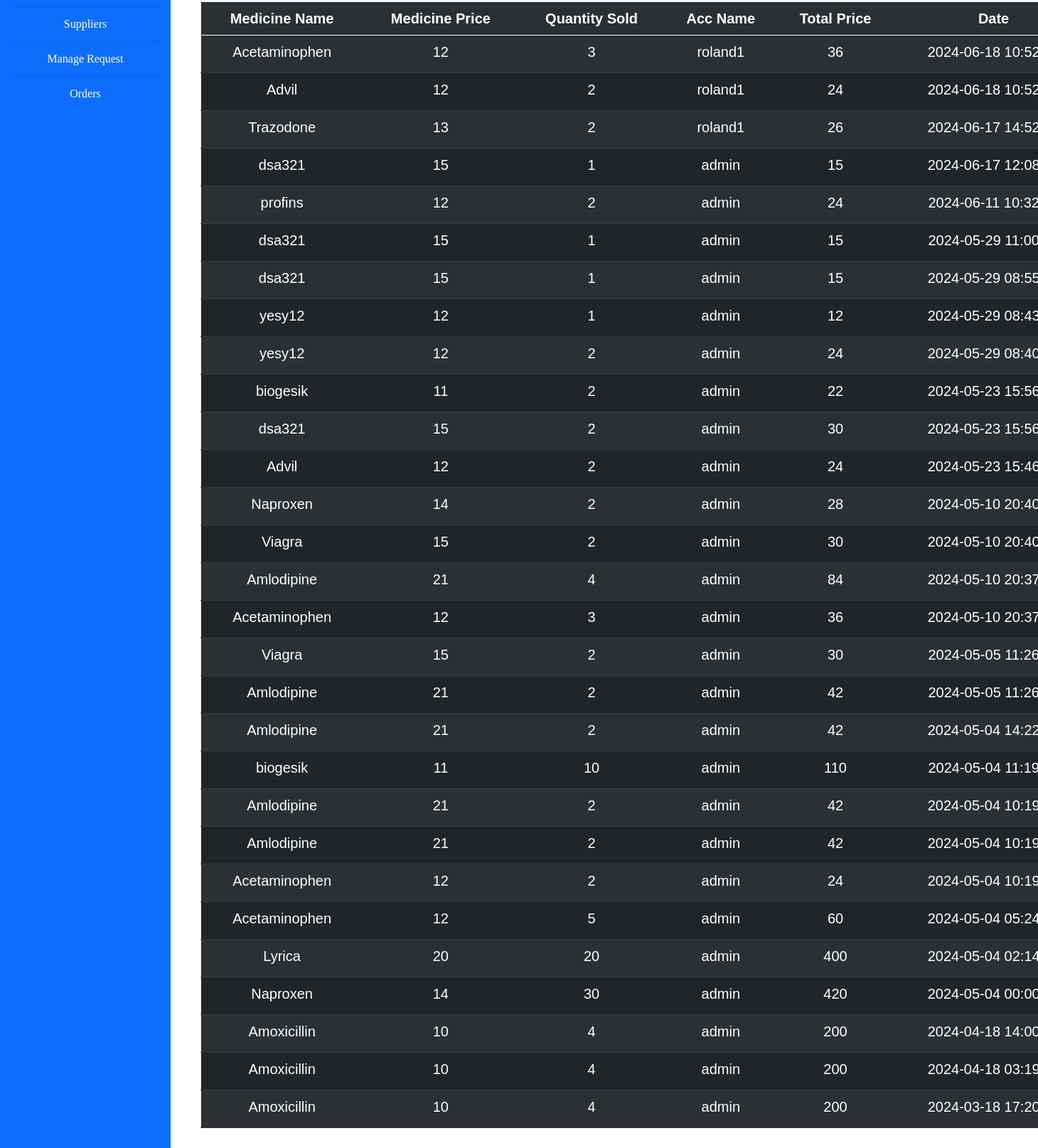
The app's page /php/report.php (signed in, lower part), older data.
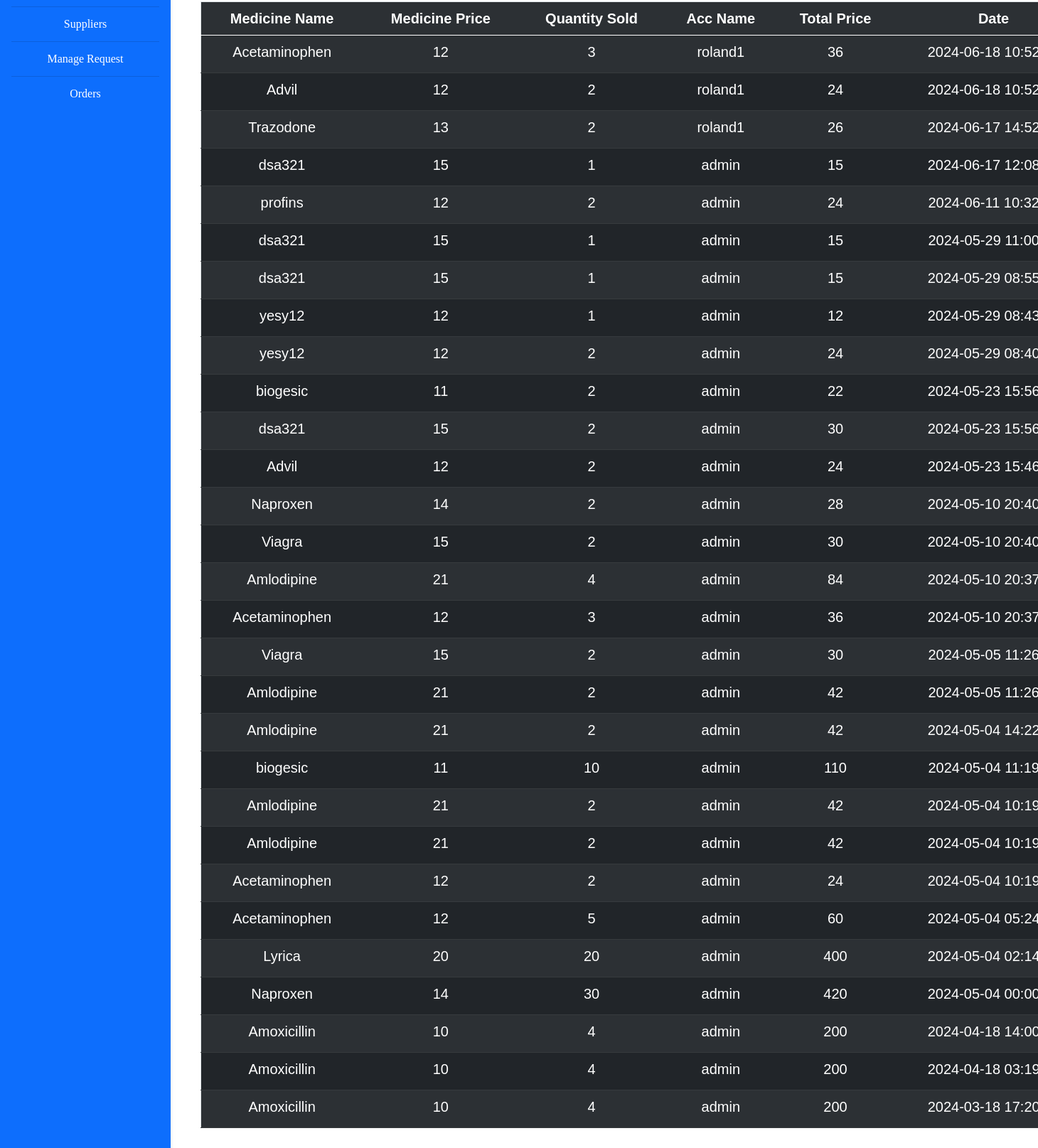
The same page, newer data.
### tables this page shows
CREATE TABLE `transactions` (
  `trans_id` int(10) NOT NULL,
  `Med_Id` int(10) NOT NULL,
  `trans_quan` int(20) NOT NULL,
  `trans_total` int(20) NOT NULL,
  `Acc_Id` int(10) NOT NULL,
  `trans_date` datetime NOT NULL,
  `archive` int(11) NOT NULL
);

CREATE TABLE `med_inventory` (
  `Med_Id` int(11) NOT NULL,
  `Med_name` varchar(50) NOT NULL,
  `category` varchar(255) NOT NULL,
  `type` varchar(50) NOT NULL,
  `Med_price` int(20) NOT NULL,
  `Med_Quantity` int(20) NOT NULL,
  `Med_status` varchar(15) NOT NULL,
  `Med_ExpDate` date NOT NULL,
  `sup_Id` int(10) NOT NULL,
  `archive` int(11) NOT NULL
);

CREATE TABLE `accounts` (
  `Acc_Id` int(11) NOT NULL,
  `Acc_username` varchar(50) NOT NULL,
  `Acc_password` varchar(50) NOT NULL,
  `Acc_email` varchar(50) NOT NULL,
  `Acc_date` date NOT NULL,
  `Acc_time` time NOT NULL,
  `Acc_status` varchar(50) NOT NULL
);

### php/report.php (the view, shortened to what this page needs)
<?php
$conn = new mysqli("localhost", "root", "", "medicine_inventory");
?>
<!DOCTYPE html>
<html lang="en">
<head>
   <link rel="stylesheet" type="text/css" href="..//css/mainTable.css?v=1"/>
   <link rel="stylesheet" type="text/css" href="..//css/manage.css?v=1" />
   <link rel="stylesheet" type="text/css" href="..//css/tabStyle.css?v=1"/>
   <link href="https://cdn.jsdelivr.net/npm/bootstrap@5.0.2/dist/css/bootstrap.min.css" rel="stylesheet">
   <link rel="stylesheet" href="https://cdn.jsdelivr.net/npm/bootstrap-icons@1.11.3/font/bootstrap-icons.min.css">
</head>
<body >
<div class="containers-lg-12">
<nav id="sidebar" class="sidebar d-lg-block sidebar sidebar bg-primary">
<br>
<br>
  <div class="position-sticky">
    <div class="list-group list-group-flush mx-3 mt-4">
      <a  id="report" href="manageAcc.php" class="list-group-item list-group-item-action py-2 ripple">
      </a>
      <a  id="suplier" href="supplier.php" class="list-group-item list-group-item-action py-2 ripple">
        Suppliers
      </a>
      <a href="stockRequest.php" class="list-group-item list-group-item-action py-2 ripple">
        Manage Request
      </a>
      <a href="recieving.php" class="list-group-item list-group-item-action py-2 ripple">
        Orders
      </a>
    </div>
  </div>
</nav>
        <div class="container-fluid mt-5" id="contents">
            <div class="content">
                <div class="tab-content tab1-content active">
        <div id="tableData">
    <table id="Datatable" class="table table-striped table-hover">
        <tr class="table-dark text-center">
            <th>Medicine Name</th>
            <th>Medicine Price</th>
            <th>Quantity Sold</th>
            <th>Acc Name</th>
            <th>Total Price</th>
            <th>Date</th>
        </tr>
        <tbody id="historyTableBody">
        <?php
        $sql = "SELECT
                t.trans_id,
                t.archive,
                mi.Med_Id,
                mi.Med_name,
                mi.Med_price,
                mi.Med_ExpDate,
                t.trans_quan,
                t.trans_total,
                a.Acc_Id,
                a.Acc_username,
                t.trans_date
            FROM
                transactions t
            JOIN
                med_inventory mi ON t.Med_Id = mi.Med_Id
            JOIN
                accounts a ON t.Acc_Id = a.Acc_Id
            WHERE
                t.archive = 0
            ORDER BY
                t.trans_date DESC";
        $result = $conn->query($sql);
        if ($result->num_rows > 0) {
            while ($row = $result->fetch_assoc()) {
                echo "<tr class = 'text-center table-dark'  data-user-id = ' ".$row['trans_id']."'>";
                echo "<td>" . $row["Med_name"] . "</td>";
                echo "<td>" . $row["Med_price"] . "</td>";
                echo "<td>" . $row["trans_quan"] . "</td>";
                echo "<td>" . $row["Acc_username"] . "</td>";
                echo "<td>" . $row["trans_total"] . "</td>";
                echo "<td>" . $row["trans_date"] . "</td>";
                echo "</tr>";
            }
        } else {
            echo "<tr><td colspan='3'>No data found</td></tr>";
        }
        ?>
        </tbody>
        </table>
        </div>
        </div>
    </div>
    </div>
</div>
</body>
</html>

Row changes from the older to the newer data that the page shows:
changed through a linked row, transactions (number 10 of 29 on the later page): Med_Id.Med_name "biogesik" → "biogesic"
changed through a linked row, transactions (number 20 of 29 on the later page): Med_Id.Med_name "biogesik" → "biogesic"
